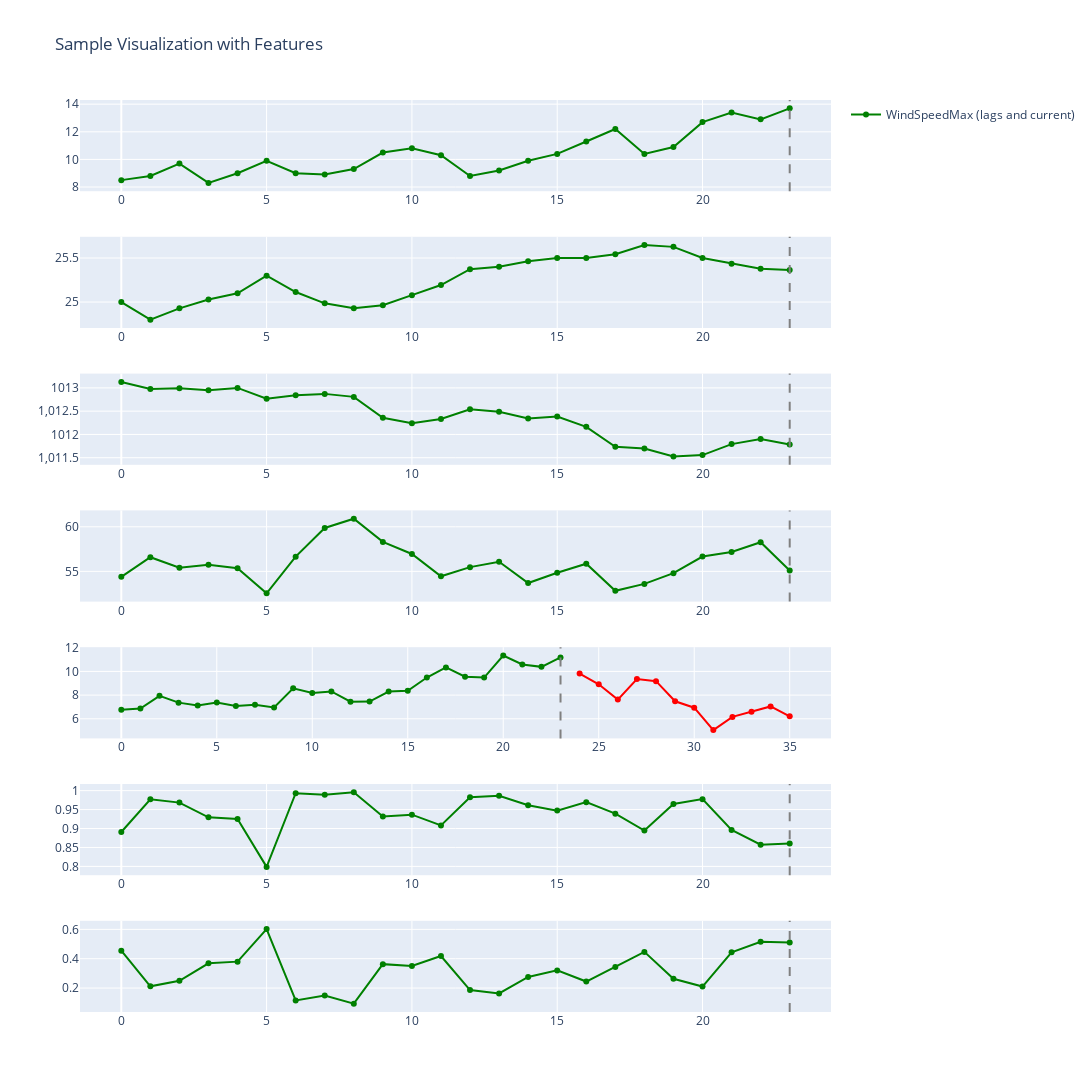

Notebook cell for this chart:
### Code cell
import plotly.graph_objs as go
import plotly.subplots as sp
import numpy as np

def plot_sample_with_features(X, y, target_variable, columns, y_pred_values=None):
    """
    Функция для визуализации одного случайного примера из данных X и y с использованием Plotly.
    
    :param X: Матрица признаков (включая лаги целевой переменной)
    :param y: Целевая переменная (например, ветер на 12 шагов вперед)
    :param target_variable: Название целевой переменной
    :param columns: Список всех колонок, которые будут визуализироваться
    :param y_pred_values: Прогнозируемые значения (если есть)
    """
    # Выбор случайного индекса
    idx = np.random.randint(0, len(X))

    # Фильтрация лагов для каждой колонки в columns и сортировка по убыванию
    lagged_features = {col: [col_name for col_name in X.columns if f"{col}_lag" in col_name] for col in columns}

    # Создание субплотов
    num_features = len(columns)
    fig = sp.make_subplots(rows=num_features, cols=1, shared_xaxes=False, vertical_spacing=0.05)

    for i, column in enumerate(columns):
        # Данные по лагам для текущей колонки и текущее значение
        x_lags = X[lagged_features[column] + [column]].iloc[idx].values

        # Добавление данных на график для текущего признака
        fig.add_trace(go.Scatter(x=list(range(len(x_lags))), y=x_lags,
                                 mode='lines+markers', name=f'{column} (lags and current)',
                                 line=dict(color='green'), showlegend=(i == 0)), row=i+1, col=1)

        if column == target_variable:
            # Значения y для прогноза, только для целевой переменной
            y_values = y[idx]

            fig.add_trace(go.Scatter(x=list(range(len(x_lags), len(x_lags) + len(y_values))), y=y_values,
                                     mode='lines+markers', name=f'{column} (Future)',
                                     line=dict(color='red'), showlegend=(i == 0)), row=i+1, col=1)

            if y_pred_values is not None:
                fig.add_trace(go.Scatter(x=list(range(len(x_lags), len(x_lags) + len(y_pred_values[idx]))), y=y_pred_values[idx],
                                         mode='lines+markers', name=f'{column} (Predicted)',
                                         line=dict(color='blue'), showlegend=(i == 0)), row=i+1, col=1)

        # Вертикальная линия для разделения лагов и прогнозов
        fig.add_vline(x=len(x_lags)-1, line=dict(color='gray', dash='dash'), row=i+1, col=1)

    # Обновление разметки и отображение графика
    fig.update_layout(height=num_features * 400, width=1500, title_text="Sample Visualization with Features")
    fig.show()

# Пример использования
plot_sample_with_features(X_train, y_train, target_variable='WindSpeed', columns=[
        "WindSpeedMax",
        "AirTemperature",
        "AirPressure",
        "AirHumidity",
        "WindSpeed",
        "WindDirection_sin",
        "WindDirection_cos",
    ])

### Figure 1 — Plotly figure (JSON) as saved in the notebook; plotly's stock layout.template omitted (floating-point values rounded to 4 significant figures)
{"data": [{"line": {"color": "green"}, "mode": "lines+markers", "name": "WindSpeedMax (lags and current)", "showlegend": true, "type": "scatter", "x": [0, 1, 2, 3, 4, 5, 6, 7, 8, 9, 10, 11, 12, 13, 14, 15, 16, 17, 18, 19, 20, 21, 22, 23], "xaxis": "x", "y": [8.5, 8.8, 9.7, 8.3, 9, 9.9, 9, 8.9, 9.3, 10.5, 10.8, 10.3, 8.8, 9.2, 9.9, 10.4, 11.3, 12.2, 10.4, 10.9, 12.7, 13.4, 12.9, 13.7], "yaxis": "y"}, {"line": {"color": "green"}, "mode": "lines+markers", "name": "AirTemperature (lags and current)", "showlegend": false, "type": "scatter", "x": [0, 1, 2, 3, 4, 5, 6, 7, 8, 9, 10, 11, 12, 13, 14, 15, 16, 17, 18, 19, 20, 21, 22, 23], "xaxis": "x2", "y": [25, 24.8, 24.93, 25.03, 25.1, 25.3, 25.11, 24.99, 24.93, 24.96, 25.08, 25.19, 25.37, 25.4, 25.46, 25.5, 25.5, 25.54, 25.65, 25.63, 25.5, 25.44, 25.38, 25.36], "yaxis": "y2"}, {"line": {"color": "green"}, "mode": "lines+markers", "name": "AirPressure (lags and current)", "showlegend": false, "type": "scatter", "x": [0, 1, 2, 3, 4, 5, 6, 7, 8, 9, 10, 11, 12, 13, 14, 15, 16, 17, 18, 19, 20, 21, 22, 23], "xaxis": "x3", "y": [1013.0, 1013.0, 1013.0, 1013.0, 1013.0, 1013.0, 1013.0, 1013.0, 1013.0, 1012.0, 1012.0, 1012.0, 1013.0, 1012.0, 1012.0, 1012.0, 1012.0, 1012.0, 1012.0, 1012.0, 1012.0, 1012.0, 1012.0, 1012.0], "yaxis": "y3"}, {"line": {"color": "green"}, "mode": "lines+markers", "name": "AirHumidity (lags and current)", "showlegend": false, "type": "scatter", "x": [0, 1, 2, 3, 4, 5, 6, 7, 8, 9, 10, 11, 12, 13, 14, 15, 16, 17, 18, 19, 20, 21, 22, 23], "xaxis": "x4", "y": [54.39, 56.59, 55.41, 55.74, 55.36, 52.54, 56.65, 59.87, 60.91, 58.31, 56.95, 54.45, 55.47, 56.07, 53.69, 54.85, 55.86, 52.82, 53.59, 54.79, 56.66, 57.18, 58.27, 55.11], "yaxis": "y4"}, {"line": {"color": "green"}, "mode": "lines+markers", "name": "WindSpeed (lags and current)", "showlegend": false, "type": "scatter", "x": [0, 1, 2, 3, 4, 5, 6, 7, 8, 9, 10, 11, 12, 13, 14, 15, 16, 17, 18, 19, 20, 21, 22, 23], "xaxis": "x5", "y": [6.764, 6.871, 7.936, 7.364, 7.12, 7.38, 7.086, 7.179, 6.964, 8.579, 8.179, 8.313, 7.44, 7.45, 8.3, 8.364, 9.486, 10.34, 9.553, 9.48, 11.34, 10.59, 10.39, 11.18], "yaxis": "y5"}, {"line": {"color": "red"}, "mode": "lines+markers", "name": "WindSpeed (Future)", "showlegend": false, "type": "scatter", "x": [24, 25, 26, 27, 28, 29, 30, 31, 32, 33, 34, 35], "xaxis": "x5", "y": [9.82, 8.913, 7.621, 9.35, 9.179, 7.479, 6.936, 5.047, 6.16, 6.6, 7.043, 6.207], "yaxis": "y5"}, {"line": {"color": "green"}, "mode": "lines+markers", "name": "WindDirection_sin (lags and current)", "showlegend": false, "type": "scatter", "x": [0, 1, 2, 3, 4, 5, 6, 7, 8, 9, 10, 11, 12, 13, 14, 15, 16, 17, 18, 19, 20, 21, 22, 23], "xaxis": "x6", "y": [0.8908, 0.9773, 0.9684, 0.9295, 0.925, 0.7987, 0.9933, 0.9889, 0.9956, 0.9318, 0.9366, 0.9083, 0.9825, 0.9865, 0.9614, 0.9473, 0.9697, 0.9393, 0.8948, 0.9647, 0.9776, 0.8961, 0.8572, 0.8603], "yaxis": "y6"}, {"line": {"color": "green"}, "mode": "lines+markers", "name": "WindDirection_cos (lags and current)", "showlegend": false, "type": "scatter", "x": [0, 1, 2, 3, 4, 5, 6, 7, 8, 9, 10, 11, 12, 13, 14, 15, 16, 17, 18, 19, 20, 21, 22, 23], "xaxis": "x7", "y": [0.4544, 0.2117, 0.2492, 0.3688, 0.38, 0.6017, 0.1158, 0.1489, 0.09341, 0.363, 0.3504, 0.4184, 0.1863, 0.1636, 0.2753, 0.3204, 0.2443, 0.3431, 0.4465, 0.2634, 0.2103, 0.4438, 0.5149, 0.5098], "yaxis": "y7"}], "layout": {"height": 2800, "shapes": [{"line": {"color": "gray", "dash": "dash"}, "type": "line", "x0": 23, "x1": 23, "xref": "x", "y0": 0, "y1": 1, "yref": "y domain"}, {"line": {"color": "gray", "dash": "dash"}, "type": "line", "x0": 23, "x1": 23, "xref": "x2", "y0": 0, "y1": 1, "yref": "y2 domain"}, {"line": {"color": "gray", "dash": "dash"}, "type": "line", "x0": 23, "x1": 23, "xref": "x3", "y0": 0, "y1": 1, "yref": "y3 domain"}, {"line": {"color": "gray", "dash": "dash"}, "type": "line", "x0": 23, "x1": 23, "xref": "x4", "y0": 0, "y1": 1, "yref": "y4 domain"}, {"line": {"color": "gray", "dash": "dash"}, "type": "line", "x0": 23, "x1": 23, "xref": "x5", "y0": 0, "y1": 1, "yref": "y5 domain"}, {"line": {"color": "gray", "dash": "dash"}, "type": "line", "x0": 23, "x1": 23, "xref": "x6", "y0": 0, "y1": 1, "yref": "y6 domain"}, {"line": {"color": "gray", "dash": "dash"}, "type": "line", "x0": 23, "x1": 23, "xref": "x7", "y0": 0, "y1": 1, "yref": "y7 domain"}], "title": {"text": "Sample Visualization with Features"}, "width": 1500, "xaxis": {"anchor": "y", "domain": [0, 1]}, "xaxis2": {"anchor": "y2", "domain": [0, 1]}, "xaxis3": {"anchor": "y3", "domain": [0, 1]}, "xaxis4": {"anchor": "y4", "domain": [0, 1]}, "xaxis5": {"anchor": "y5", "domain": [0, 1]}, "xaxis6": {"anchor": "y6", "domain": [0, 1]}, "xaxis7": {"anchor": "y7", "domain": [0, 1]}, "yaxis": {"anchor": "x", "domain": [0.9, 1]}, "yaxis2": {"anchor": "x2", "domain": [0.75, 0.85]}, "yaxis3": {"anchor": "x3", "domain": [0.6, 0.7]}, "yaxis4": {"anchor": "x4", "domain": [0.45, 0.55]}, "yaxis5": {"anchor": "x5", "domain": [0.3, 0.4]}, "yaxis6": {"anchor": "x6", "domain": [0.15, 0.25]}, "yaxis7": {"anchor": "x7", "domain": [0, 0.1]}}}
